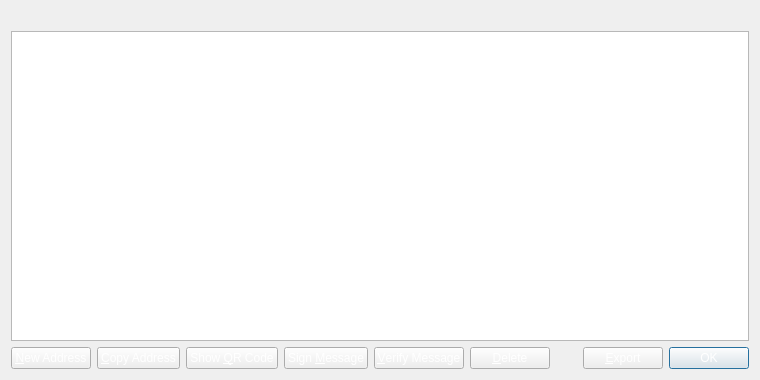
<?xml version="1.0" encoding="UTF-8"?>
<ui version="4.0">
 <class>AddressBookPage</class>
 <widget class="QWidget" name="AddressBookPage">
  <property name="geometry">
   <rect>
    <x>0</x>
    <y>0</y>
    <width>760</width>
    <height>380</height>
   </rect>
  </property>
  <property name="windowTitle">
   <string>Address Book</string>
  </property>
  <property name="styleSheet">
   <string notr="true">background-image: url(:/images/bkg2);
color: rgb(255, 255, 255);</string>
  </property>
  <layout class="QVBoxLayout" name="verticalLayout">
   <item>
    <widget class="QLabel" name="labelExplanation">
     <property name="textFormat">
      <enum>Qt::PlainText</enum>
     </property>
     <property name="wordWrap">
      <bool>true</bool>
     </property>
    </widget>
   </item>
   <item>
    <widget class="QTableView" name="tableView">
     <property name="contextMenuPolicy">
      <enum>Qt::CustomContextMenu</enum>
     </property>
     <property name="toolTip">
      <string>Double-click to edit address or label</string>
     </property>
     <property name="tabKeyNavigation">
      <bool>false</bool>
     </property>
     <property name="alternatingRowColors">
      <bool>true</bool>
     </property>
     <property name="selectionMode">
      <enum>QAbstractItemView::SingleSelection</enum>
     </property>
     <property name="selectionBehavior">
      <enum>QAbstractItemView::SelectRows</enum>
     </property>
     <property name="sortingEnabled">
      <bool>true</bool>
     </property>
     <attribute name="verticalHeaderVisible">
      <bool>false</bool>
     </attribute>
    </widget>
   </item>
   <item>
    <layout class="QHBoxLayout" name="horizontalLayout">
     <item>
      <widget class="QPushButton" name="newAddress">
       <property name="toolTip">
        <string>Create a new address</string>
       </property>
       <property name="text">
        <string>&amp;New Address</string>
       </property>
       <property name="icon">
        <iconset resource="../bitcoin.qrc">
         <normaloff>:/icons/add</normaloff>:/icons/add</iconset>
       </property>
      </widget>
     </item>
     <item>
      <widget class="QPushButton" name="copyAddress">
       <property name="toolTip">
        <string>Copy the currently selected address to the system clipboard</string>
       </property>
       <property name="text">
        <string>&amp;Copy Address</string>
       </property>
       <property name="icon">
        <iconset resource="../bitcoin.qrc">
         <normaloff>:/icons/editcopy</normaloff>:/icons/editcopy</iconset>
       </property>
      </widget>
     </item>
     <item>
      <widget class="QPushButton" name="showQRCode">
       <property name="text">
        <string>Show &amp;QR Code</string>
       </property>
       <property name="icon">
        <iconset resource="../bitcoin.qrc">
         <normaloff>:/icons/qrcode</normaloff>:/icons/qrcode</iconset>
       </property>
      </widget>
     </item>
     <item>
      <widget class="QPushButton" name="signMessage">
       <property name="toolTip">
        <string>Sign a message to prove you own a Spartancoin address</string>
       </property>
       <property name="text">
        <string>Sign &amp;Message</string>
       </property>
       <property name="icon">
        <iconset resource="../bitcoin.qrc">
         <normaloff>:/icons/edit</normaloff>:/icons/edit</iconset>
       </property>
      </widget>
     </item>
     <item>
      <widget class="QPushButton" name="verifyMessage">
       <property name="toolTip">
        <string>Verify a message to ensure it was signed with a specified Spartancoin address</string>
       </property>
       <property name="text">
        <string>&amp;Verify Message</string>
       </property>
       <property name="icon">
        <iconset resource="../bitcoin.qrc">
         <normaloff>:/icons/transaction_0</normaloff>:/icons/transaction_0</iconset>
       </property>
      </widget>
     </item>
     <item>
      <widget class="QPushButton" name="deleteAddress">
       <property name="toolTip">
        <string>Delete the currently selected address from the list</string>
       </property>
       <property name="text">
        <string>&amp;Delete</string>
       </property>
       <property name="icon">
        <iconset resource="../bitcoin.qrc">
         <normaloff>:/icons/remove</normaloff>:/icons/remove</iconset>
       </property>
      </widget>
     </item>
     <item>
      <spacer name="horizontalSpacer">
       <property name="orientation">
        <enum>Qt::Horizontal</enum>
       </property>
       <property name="sizeHint" stdset="0">
        <size>
         <width>40</width>
         <height>20</height>
        </size>
       </property>
      </spacer>
     </item>
     <item>
      <widget class="QPushButton" name="exportButton">
       <property name="toolTip">
        <string>Export the data in the current tab to a file</string>
       </property>
       <property name="text">
        <string>&amp;Export</string>
       </property>
       <property name="icon">
        <iconset resource="../bitcoin.qrc">
         <normaloff>:/icons/export</normaloff>:/icons/export</iconset>
       </property>
      </widget>
     </item>
     <item>
      <widget class="QDialogButtonBox" name="buttonBox">
       <property name="sizePolicy">
        <sizepolicy hsizetype="Maximum" vsizetype="Fixed">
         <horstretch>0</horstretch>
         <verstretch>0</verstretch>
        </sizepolicy>
       </property>
       <property name="standardButtons">
        <set>QDialogButtonBox::Ok</set>
       </property>
      </widget>
     </item>
    </layout>
   </item>
  </layout>
 </widget>
 <resources>
  <include location="../bitcoin.qrc"/>
 </resources>
 <connections/>
</ui>
